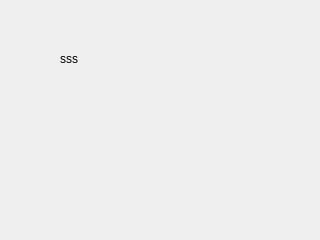
<?xml version="1.0" encoding="UTF-8"?>
<ui version="4.0">
 <class>Dialog</class>
 <widget class="QDialog" name="Dialog">
  <property name="geometry">
   <rect>
    <x>0</x>
    <y>0</y>
    <width>320</width>
    <height>240</height>
   </rect>
  </property>
  <property name="windowTitle">
   <string>Dialog</string>
  </property>
  <widget class="QLabel" name="label">
   <property name="geometry">
    <rect>
     <x>60</x>
     <y>50</y>
     <width>201</width>
     <height>17</height>
    </rect>
   </property>
   <property name="text">
    <string>sss</string>
   </property>
  </widget>
 </widget>
 <resources/>
 <connections/>
</ui>
